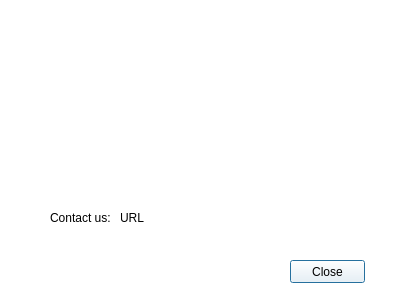
<?xml version="1.0" encoding="UTF-8"?>
<ui version="4.0">
 <class>AboutDialog</class>
 <widget class="QDialog" name="AboutDialog">
  <property name="geometry">
   <rect>
    <x>0</x>
    <y>0</y>
    <width>400</width>
    <height>300</height>
   </rect>
  </property>
  <property name="windowTitle">
   <string>Dialog</string>
  </property>
  <property name="styleSheet">
   <string notr="true">background-color: rgb(255, 255, 255);</string>
  </property>
  <widget class="QPushButton" name="pushButton">
   <property name="geometry">
    <rect>
     <x>290</x>
     <y>260</y>
     <width>75</width>
     <height>23</height>
    </rect>
   </property>
   <property name="text">
    <string>Close</string>
   </property>
  </widget>
  <widget class="QLabel" name="label_Main">
   <property name="geometry">
    <rect>
     <x>50</x>
     <y>120</y>
     <width>291</width>
     <height>31</height>
    </rect>
   </property>
   <property name="styleSheet">
    <string notr="true">font: 75 14pt &quot;Adobe Devanagari&quot;;
font: 16pt &quot;Times New Roman&quot;;</string>
   </property>
   <property name="text">
    <string/>
   </property>
   <property name="alignment">
    <set>Qt::AlignCenter</set>
   </property>
  </widget>
  <widget class="QLabel" name="label_Bulit">
   <property name="geometry">
    <rect>
     <x>60</x>
     <y>160</y>
     <width>271</width>
     <height>41</height>
    </rect>
   </property>
   <property name="text">
    <string/>
   </property>
   <property name="alignment">
    <set>Qt::AlignCenter</set>
   </property>
  </widget>
  <widget class="QLabel" name="label_3">
   <property name="geometry">
    <rect>
     <x>10</x>
     <y>10</y>
     <width>371</width>
     <height>91</height>
    </rect>
   </property>
   <property name="styleSheet">
    <string notr="true">image: url(:/images/about_quectel.png);</string>
   </property>
   <property name="text">
    <string/>
   </property>
  </widget>
  <widget class="QLabel" name="label_contactUsURL">
   <property name="geometry">
    <rect>
     <x>120</x>
     <y>210</y>
     <width>261</width>
     <height>16</height>
    </rect>
   </property>
   <property name="text">
    <string>URL</string>
   </property>
  </widget>
  <widget class="QLabel" name="label_4">
   <property name="geometry">
    <rect>
     <x>50</x>
     <y>210</y>
     <width>71</width>
     <height>16</height>
    </rect>
   </property>
   <property name="text">
    <string>Contact us:</string>
   </property>
  </widget>
 </widget>
 <resources/>
 <connections/>
</ui>
